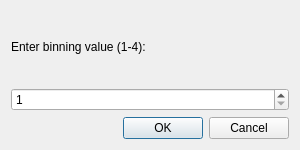
<?xml version="1.0" encoding="UTF-8"?>
<ui version="4.0">
 <class>BinningDialog</class>
 <widget class="QDialog" name="BinningDialog">
  <property name="geometry">
   <rect>
    <x>0</x>
    <y>0</y>
    <width>300</width>
    <height>150</height>
   </rect>
  </property>
  <property name="windowTitle">
   <string>Enter Binning</string>
  </property>
  <property name="modal">
   <bool>true</bool>
  </property>
  <layout class="QVBoxLayout" name="verticalLayout">
   <item>
    <widget class="QLabel" name="label">
     <property name="text">
      <string>Enter binning value (1-4):</string>
     </property>
    </widget>
   </item>
   <item>
    <widget class="QSpinBox" name="binning_spin">
     <property name="minimum">
      <number>1</number>
     </property>
     <property name="maximum">
      <number>4</number>
     </property>
     <property name="value">
      <number>1</number>
     </property>
    </widget>
   </item>
   <item>
    <widget class="QDialogButtonBox" name="buttonBox">
     <property name="standardButtons">
      <set>QDialogButtonBox::Cancel|QDialogButtonBox::Ok</set>
     </property>
    </widget>
   </item>
  </layout>
 </widget>
 <resources/>
 <connections>
  <connection>
   <sender>buttonBox</sender>
   <signal>accepted()</signal>
   <receiver>BinningDialog</receiver>
   <slot>accept()</slot>
   <hints>
    <hint type="sourcelabel">
     <x>149</x>
     <y>125</y>
    </hint>
    <hint type="destinationlabel">
     <x>149</x>
     <y>74</y>
    </hint>
   </hints>
  </connection>
  <connection>
   <sender>buttonBox</sender>
   <signal>rejected()</signal>
   <receiver>BinningDialog</receiver>
   <slot>reject()</slot>
   <hints>
    <hint type="sourcelabel">
     <x>149</x>
     <y>125</y>
    </hint>
    <hint type="destinationlabel">
     <x>149</x>
     <y>74</y>
    </hint>
   </hints>
  </connection>
 </connections>
</ui>
